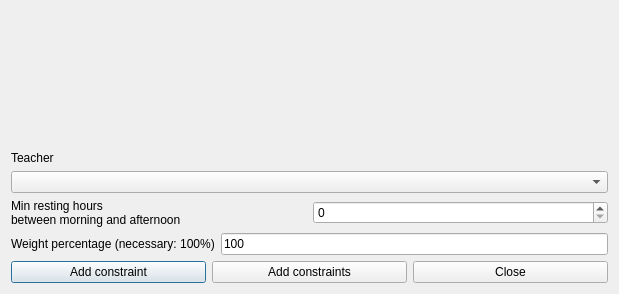
<?xml version="1.0" encoding="UTF-8"?>
<ui version="4.0">
 <class>AddConstraintTeacherMinRestingHoursBetweenMorningAndAfternoonForm_template</class>
 <widget class="QDialog" name="AddConstraintTeacherMinRestingHoursBetweenMorningAndAfternoonForm_template">
  <property name="geometry">
   <rect>
    <x>0</x>
    <y>0</y>
    <width>619</width>
    <height>294</height>
   </rect>
  </property>
  <property name="windowTitle">
   <string extracomment="This is the title of the dialog to add a new constraint of this type">Add teacher min resting hours between morning and afternoon</string>
  </property>
  <layout class="QGridLayout" name="gridLayout">
   <item row="4" column="0" colspan="2">
    <layout class="QHBoxLayout">
     <item>
      <widget class="QPushButton" name="addConstraintPushButton">
       <property name="text">
        <string>Add constraint</string>
       </property>
      </widget>
     </item>
     <item>
      <widget class="QPushButton" name="addConstraintsPushButton">
       <property name="text">
        <string>Add constraints</string>
       </property>
      </widget>
     </item>
     <item>
      <widget class="QPushButton" name="closePushButton">
       <property name="text">
        <string>Close</string>
       </property>
      </widget>
     </item>
    </layout>
   </item>
   <item row="3" column="0" colspan="2">
    <layout class="QHBoxLayout" name="horizontalLayout_2">
     <item>
      <widget class="QLabel" name="weightTextLabel">
       <property name="frameShape">
        <enum>QFrame::NoFrame</enum>
       </property>
       <property name="frameShadow">
        <enum>QFrame::Plain</enum>
       </property>
       <property name="text">
        <string>Weight percentage (necessary: 100%)</string>
       </property>
       <property name="wordWrap">
        <bool>false</bool>
       </property>
      </widget>
     </item>
     <item>
      <widget class="QLineEdit" name="weightLineEdit">
       <property name="text">
        <string notr="true">100</string>
       </property>
      </widget>
     </item>
    </layout>
   </item>
   <item row="1" column="0" colspan="2">
    <layout class="QVBoxLayout" name="verticalLayout">
     <item>
      <widget class="QLabel" name="teacherTextLabel">
       <property name="frameShape">
        <enum>QFrame::NoFrame</enum>
       </property>
       <property name="frameShadow">
        <enum>QFrame::Plain</enum>
       </property>
       <property name="text">
        <string>Teacher</string>
       </property>
       <property name="wordWrap">
        <bool>false</bool>
       </property>
      </widget>
     </item>
     <item>
      <widget class="QComboBox" name="teachersComboBox">
       <property name="editable">
        <bool>false</bool>
       </property>
       <property name="insertPolicy">
        <enum>QComboBox::NoInsert</enum>
       </property>
       <property name="duplicatesEnabled">
        <bool>false</bool>
       </property>
      </widget>
     </item>
    </layout>
   </item>
   <item row="0" column="0" colspan="2">
    <spacer name="spacer1">
     <property name="orientation">
      <enum>Qt::Vertical</enum>
     </property>
     <property name="sizeType">
      <enum>QSizePolicy::Expanding</enum>
     </property>
     <property name="sizeHint" stdset="0">
      <size>
       <width>20</width>
       <height>16</height>
      </size>
     </property>
    </spacer>
   </item>
   <item row="2" column="0" colspan="2">
    <layout class="QHBoxLayout" name="horizontalLayout">
     <item>
      <widget class="QLabel" name="textLabel1">
       <property name="text">
        <string>Min resting hours
between morning and afternoon</string>
       </property>
       <property name="wordWrap">
        <bool>false</bool>
       </property>
      </widget>
     </item>
     <item>
      <widget class="QSpinBox" name="minRestingHoursSpinBox"/>
     </item>
    </layout>
   </item>
  </layout>
 </widget>
 <layoutdefault spacing="6" margin="11"/>
 <resources/>
 <connections/>
</ui>
